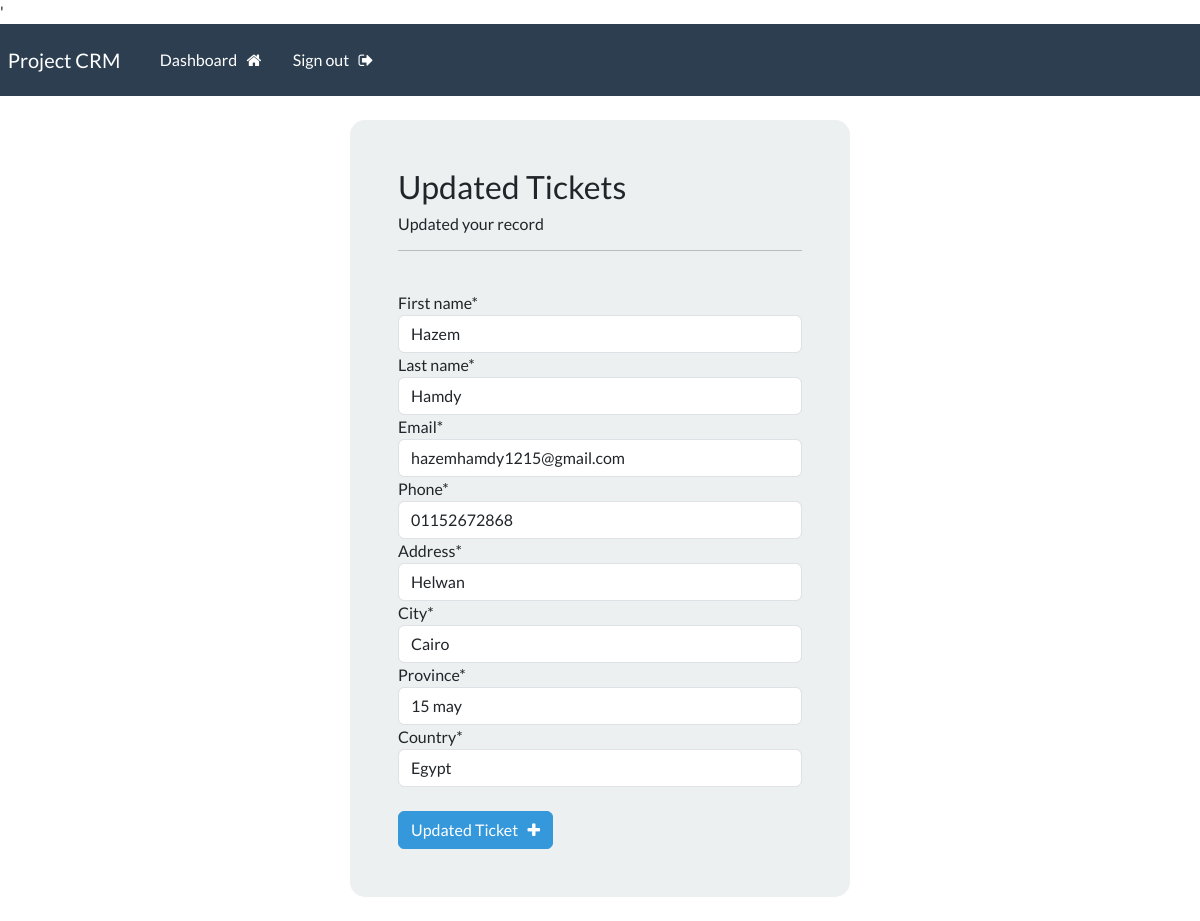
The page /update_record/1 (signed in) on the database its author committed.
### webapp/models.py (models this page shows, shortened)
class Record(models.Model):
    creation_date = models.DateTimeField(auto_now_add=True)
    first_name = models.CharField(max_length=50)
    last_name = models.CharField(max_length=50)
    email = models.EmailField(unique=True)
    Phone = models.CharField(max_length=50)
    address = models.CharField(max_length=50)
    city = models.CharField(max_length=50)
    province = models.CharField(max_length=50)
    country = models.CharField(max_length=50)

### webapp/views.py (the view)
# urls.py: path('update_record/<int:pk>', views.update_record, name='update_record'),
@login_required(login_url='my_login')
def update_record(request, pk):
    record = Record.objects.get(id=pk)
    form = UpdateRecordForm(instance=record)
    if request.method == 'POST':
        form = UpdateRecordForm(request.POST, instance=record)
        if form .is_valid():
            form.save()
            return redirect('dashboard')
    context = {'form': form}
    return render(request, 'webapp/update-record.html', context)

### webapp/forms.py
class UpdateRecordForm(forms.ModelForm):
    class Meta:
        model = Record
        fields = ['first_name', 'last_name',
                  'email', 'Phone', 'address', 'city', 'province', 'country']

### webapp/templates/webapp/update-record.html (shortened to what this page needs)
{% extends 'webapp/base.html' %}
{%load crispy_forms_tags %}
{% block content %}
<body>
  <div class="container bg-light shadow-md p-5 form-layout">
    <h3>Updated Tickets</h3>
    <h6>Updated your record</h6>
    <hr />
    <br />
    <form method="POST" autocomplete="off" action="">
      {% csrf_token %} {{form|crispy}}
      <br />
      <button type="submit" class="btn btn-info">
        Updated Ticket &nbsp; <i class="fa fa-plus" aria-hidden="true"></i>
      </button>
    </form>
  </div>
  <br />
  {% endblock content %}

### static/css/styles.css (style rules this page uses)
.form-layout { border-radius: 15px; width: 500px; }

### rows shown on the page
Record: first_name "Hazem", last_name "Hamdy", email "hazemhamdy1215@gmail.com", Phone "01152672868", address "Helwan", city "Cairo", province "15 may", country "Egypt"
